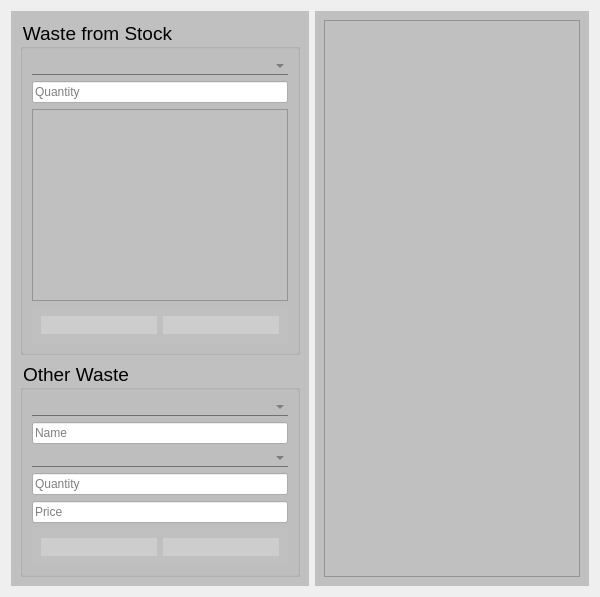
               <widget class="QWidget" name="page_waste">
                <layout class="QHBoxLayout" name="horizontalLayout_24">
                 <item>
                  <widget class="QFrame" name="w_wasteCustom">
                   <property name="styleSheet">
                    <string notr="true">QFrame
{
	background-color: rgb(192, 192, 192)
}

QGroupBox
{
	background-color: rgb(192, 192, 192)
}

QPushButton
{ 
	
	alternate-background-color: rgb(255, 255, 255);
	background: rgba(225, 225, 225, 100);
	border-width: 2px;
    border-radius: 10px;
	qproperty-iconSize: 32px 32px;
	border-style: dashed;
 }

QPushButton:hover
{
	background: rgba(225, 225, 225, 180);
	border-style: dashed;
}

QPushButton:pressed
{
	background: rgba(75, 75, 75, 180);
	border-style: inset;
}




QComboBox
{
	background: transparent;
	color: rgb(88, 88, 88);
	border: none;
	border-bottom: 1px solid #717072;
	font: 14pt &quot;MS Shell Dlg 2&quot;;
}</string>
                   </property>
                   <layout class="QVBoxLayout" name="verticalLayout_29">
                    <item>
                     <widget class="QGroupBox" name="groupBox_4">
                      <property name="font">
                       <font>
                        <pointsize>14</pointsize>
                       </font>
                      </property>
                      <property name="title">
                       <string>Waste from Stock</string>
                      </property>
                      <layout class="QVBoxLayout" name="verticalLayout_74">
                       <item>
                        <widget class="QComboBox" name="cb_wasteStockWorkerId"/>
                       </item>
                       <item>
                        <widget class="QLineEdit" name="le_wasteStockQuantity">
                         <property name="placeholderText">
                          <string>Quantity</string>
                         </property>
                        </widget>
                       </item>
                       <item>
                        <widget class="QTableWidget" name="tw_wasteStock">
                         <property name="font">
                          <font>
                           <family>Times New Roman</family>
                           <pointsize>18</pointsize>
                          </font>
                         </property>
                         <property name="selectionBehavior">
                          <enum>QAbstractItemView::SelectRows</enum>
                         </property>
                        </widget>
                       </item>
                       <item>
                        <widget class="QFrame" name="frame_2">
                         <property name="sizePolicy">
                          <sizepolicy hsizetype="MinimumExpanding" vsizetype="Maximum">
                           <horstretch>0</horstretch>
                           <verstretch>0</verstretch>
                          </sizepolicy>
                         </property>
                         <layout class="QHBoxLayout" name="horizontalLayout_30">
                          <item>
                           <widget class="QPushButton" name="btn_wasteStockClear">
                            <property name="text">
                             <string/>
                            </property>
                            <property name="icon">
                             <iconset resource="../resource/resource.qrc">
                              <normaloff>:/Simple icons/simple_icons/fi-rr-broom.svg</normaloff>:/Simple icons/simple_icons/fi-rr-broom.svg</iconset>
                            </property>
                            <property name="iconSize">
                             <size>
                              <width>32</width>
                              <height>32</height>
                             </size>
                            </property>
                           </widget>
                          </item>
                          <item>
                           <widget class="QPushButton" name="btn_wasteStockSave">
                            <property name="text">
                             <string/>
                            </property>
                            <property name="icon">
                             <iconset resource="../resource/resource.qrc">
                              <normaloff>:/Simple icons/simple_icons/fi-rr-pharmacy.svg</normaloff>:/Simple icons/simple_icons/fi-rr-pharmacy.svg</iconset>
                            </property>
                            <property name="iconSize">
                             <size>
                              <width>32</width>
                              <height>32</height>
                             </size>
                            </property>
                           </widget>
                          </item>
                         </layout>
                        </widget>
                       </item>
                      </layout>
                     </widget>
                    </item>
                    <item>
                     <widget class="QGroupBox" name="groupBox_3">
                      <property name="font">
                       <font>
                        <pointsize>14</pointsize>
                       </font>
                      </property>
                      <property name="title">
                       <string>Other Waste</string>
                      </property>
                      <layout class="QVBoxLayout" name="verticalLayout_54">
                       <item>
                        <widget class="QComboBox" name="cb_wasteCustomWorkerId"/>
                       </item>
                       <item>
                        <widget class="QLineEdit" name="le_wasteCustomName">
                         <property name="placeholderText">
                          <string>Name</string>
                         </property>
                        </widget>
                       </item>
                       <item>
                        <widget class="QComboBox" name="cb_wasteCustomCategory"/>
                       </item>
                       <item>
                        <widget class="QLineEdit" name="le_wasteCustomQuantity">
                         <property name="placeholderText">
                          <string>Quantity</string>
                         </property>
                        </widget>
                       </item>
                       <item>
                        <widget class="QLineEdit" name="le_wasteCustomPrice">
                         <property name="placeholderText">
                          <string>Price</string>
                         </property>
                        </widget>
                       </item>
                       <item>
                        <widget class="QFrame" name="frame">
                         <property name="sizePolicy">
                          <sizepolicy hsizetype="MinimumExpanding" vsizetype="Maximum">
                           <horstretch>0</horstretch>
                           <verstretch>0</verstretch>
                          </sizepolicy>
                         </property>
                         <property name="styleSheet">
                          <string notr="true"/>
                         </property>
                         <layout class="QHBoxLayout" name="horizontalLayout_29">
                          <item>
                           <widget class="QPushButton" name="btn_wasteCustomClear">
                            <property name="text">
                             <string/>
                            </property>
                            <property name="icon">
                             <iconset resource="../resource/resource.qrc">
                              <normaloff>:/Simple icons/simple_icons/fi-rr-broom.svg</normaloff>:/Simple icons/simple_icons/fi-rr-broom.svg</iconset>
                            </property>
                            <property name="iconSize">
                             <size>
                              <width>32</width>
                              <height>32</height>
                             </size>
                            </property>
                           </widget>
                          </item>
                          <item>
                           <widget class="QPushButton" name="btn_wasteCustomSave">
                            <property name="text">
                             <string/>
                            </property>
                            <property name="icon">
                             <iconset resource="../resource/resource.qrc">
                              <normaloff>:/Simple icons/simple_icons/fi-rr-pharmacy.svg</normaloff>:/Simple icons/simple_icons/fi-rr-pharmacy.svg</iconset>
                            </property>
                            <property name="iconSize">
                             <size>
                              <width>32</width>
                              <height>32</height>
                             </size>
                            </property>
                           </widget>
                          </item>
                         </layout>
                        </widget>
                       </item>
                      </layout>
                     </widget>
                    </item>
                   </layout>
                  </widget>
                 </item>
                 <item>
                  <widget class="QFrame" name="w_wasteStock">
                   <property name="minimumSize">
                    <size>
                     <width>200</width>
                     <height>0</height>
                    </size>
                   </property>
                   <property name="styleSheet">
                    <string notr="true">QFrame
{
	background-color: rgb(192, 192, 192)
}

QGroupBox
{
	background-color: rgb(192, 192, 192)
}

QPushButton
{ 
	
	alternate-background-color: rgb(255, 255, 255);
	background: rgba(225, 225, 225, 100);
	border-width: 2px;
    border-radius: 10px;
	qproperty-iconSize: 32px 32px;
	border-style: dashed;
 }

QPushButton:hover
{
	background: rgba(225, 225, 225, 180);
	border-style: dashed;
}

QPushButton:pressed
{
	background: rgba(75, 75, 75, 180);
	border-style: inset;
}</string>
                   </property>
                   <layout class="QVBoxLayout" name="verticalLayout_36">
                    <item>
                     <widget class="QTableWidget" name="tw_waste">
                      <property name="font">
                       <font>
                        <family>Times New Roman</family>
                        <pointsize>18</pointsize>
                       </font>
                      </property>
                      <property name="selectionBehavior">
                       <enum>QAbstractItemView::SelectRows</enum>
                      </property>
                     </widget>
                    </item>
                   </layout>
                  </widget>
                 </item>
                </layout>
               </widget>
